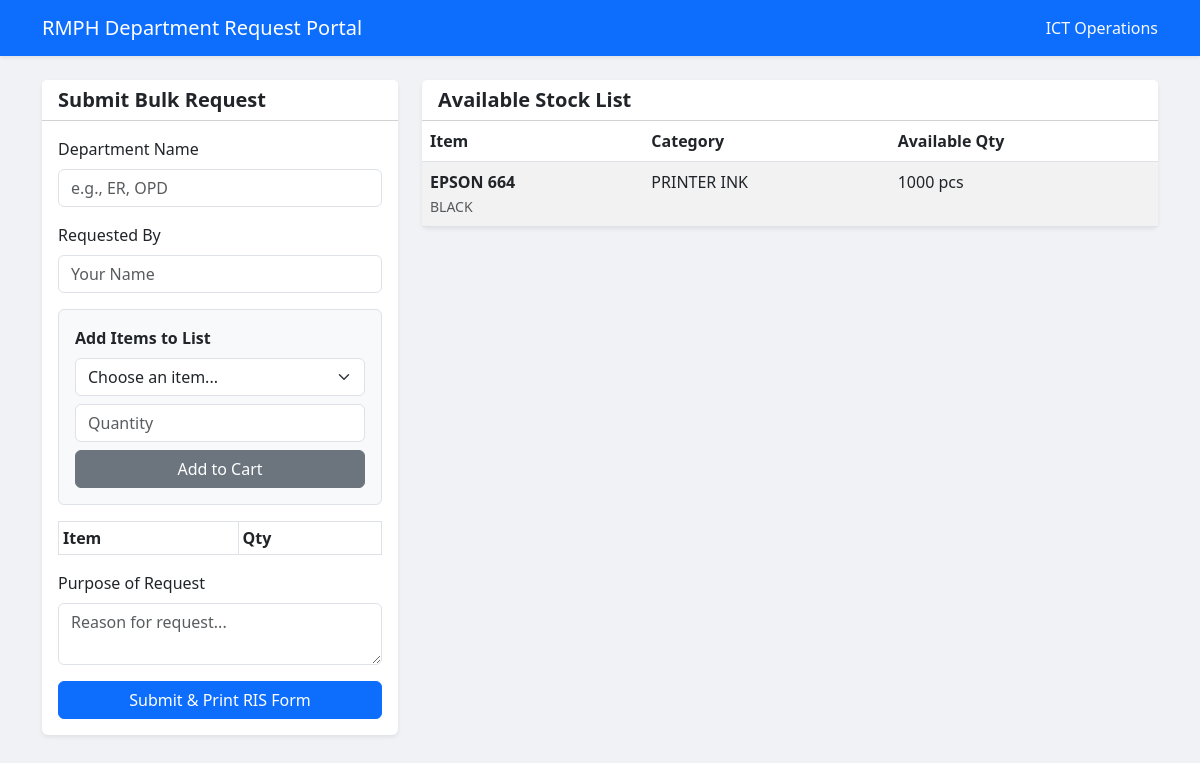
/portal, run on an earlier commit of the app's database.
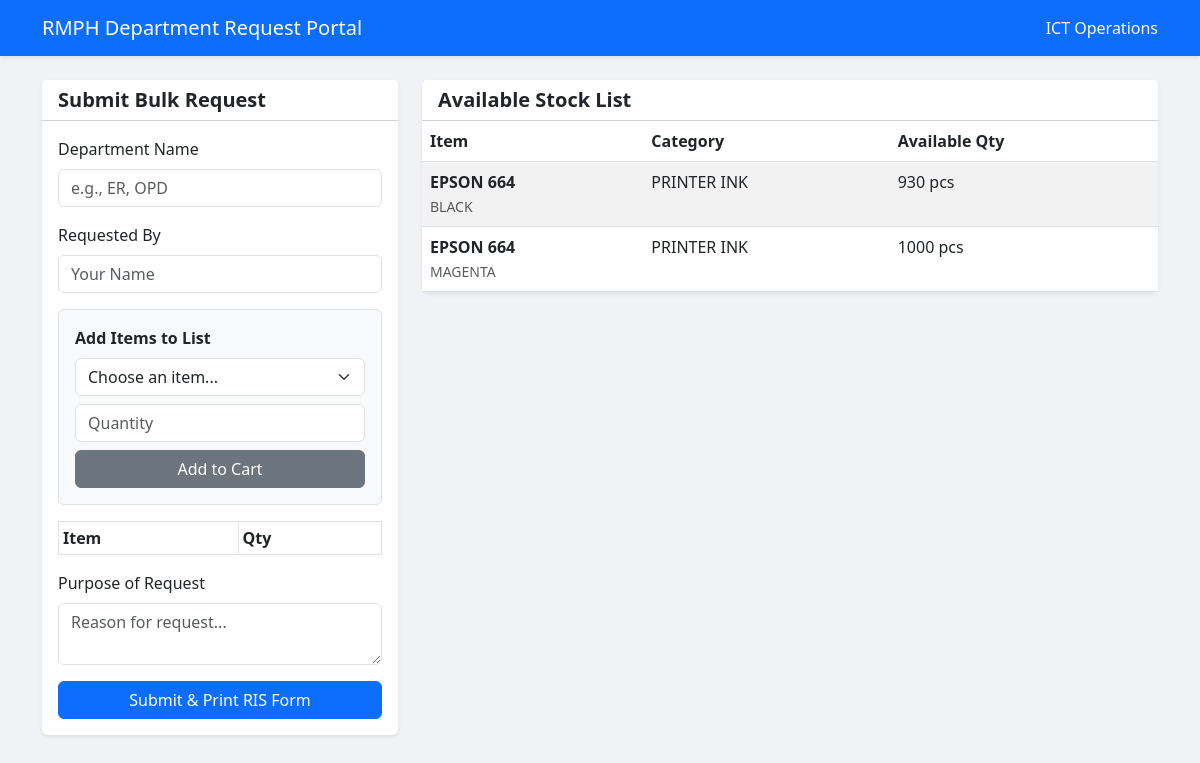
And on a later commit of the database.
### app.py (models this page shows)
class Supply(db.Model):
    __tablename__ = 'supplies'
    id = db.Column(db.Integer, primary_key=True)
    name = db.Column(db.String(150), nullable=False)
    category = db.Column(db.String(100), nullable=True)
    description = db.Column(db.String(255), nullable=True)
    quantity = db.Column(db.Integer, nullable=False, default=0)
    unit = db.Column(db.String(50), nullable=False)
    reorder_level = db.Column(db.Integer, nullable=False, default=10)
    created_at = db.Column(db.DateTime, default=datetime.utcnow)
    updated_at = db.Column(db.DateTime, default=datetime.utcnow, onupdate=datetime.utcnow)

### app.py (the view)
@app.route('/portal')
def department_portal():
    available_supplies = Supply.query.filter(Supply.quantity > 0).all()
    return render_template('portal.html', supplies=available_supplies)

### templates/portal.html (shortened to what this page needs)
<!DOCTYPE html>
<html lang="en">
<head>
    <link href="https://cdn.jsdelivr.net/npm/bootstrap@5.3.0/dist/css/bootstrap.min.css" rel="stylesheet">
</head>
<body>
    <nav class="navbar navbar-expand-lg navbar-dark bg-primary mb-4 shadow-sm">
        <div class="container">
            <a class="navbar-brand" href="/portal">RMPH Department Request Portal</a>
            <span class="navbar-text text-light">ICT Operations</span>
        </div>
    </nav>
    <div class="container">
        <div class="row">
            <div class="col-md-4 mb-4">
                <div class="card shadow-sm border-0">
                    <div class="card-header bg-white"><h5 class="mb-0 fw-bold">Submit Bulk Request</h5></div>
                    <div class="card-body">
                        <form action="/submit-request" method="POST" id="requestForm" onsubmit="return validateCart()">
                            <div class="mb-3">
                                <label class="form-label">Department Name</label>
                                <input type="text" class="form-control" name="department_name" placeholder="e.g., ER, OPD" required>
                            </div>
                            <div class="mb-3">
                                <label class="form-label">Requested By</label>
                                <input type="text" class="form-control" name="requested_by" placeholder="Your Name" required>
                            </div>
                            <div class="border p-3 bg-light mb-3 rounded">
                                <label class="form-label fw-bold">Add Items to List</label>
                                <select id="supplySelect" class="form-select mb-2">
                                    <option value="" disabled selected>Choose an item...</option>
                                </select>
                                <input type="number" id="qtyInput" class="form-control" placeholder="Quantity">
                                <button type="button" class="btn btn-secondary mt-2 w-100" onclick="addItem()">Add to Cart</button>
                            </div>
                            <table class="table table-sm table-bordered mb-3" id="cartTable">
                                <thead><tr><th>Item</th><th>Qty</th></tr></thead>
                            </table>
                            <div class="mb-3">
                                <label class="form-label">Purpose of Request</label>
                                <textarea class="form-control" name="purpose" rows="2" required placeholder="Reason for request..."></textarea>
                            </div>
                            <button type="submit" class="btn btn-primary w-100">Submit & Print RIS Form</button>
                        </form>
                    </div>
                </div>
            </div>
            <div class="col-md-8">
                <div class="card shadow-sm border-0">
                    <div class="card-header bg-white"><h5 class="mb-0 fw-bold">Available Stock List</h5></div>
                    <div class="card-body p-0">
                        <table class="table table-striped mb-0">
                            <thead><tr><th>Item</th><th>Category</th><th>Available Qty</th></tr></thead>
                            <tbody>
                                {% for item in supplies %}
                                <tr>
                                    <td>
                                        <strong>{{ item.name }}</strong><br>
                                        <small class="text-muted">{{ item.description }}</small>
                                    </td>
                                    <td>{{ item.category }}</td>
                                    <td>{{ item.quantity }} {{ item.unit }}</td>
                                </tr>
                                {% else %}
                                <tr><td colspan="3" class="text-center py-3">No supplies currently available.</td></tr>
                                {% endfor %}
                            </tbody>
                        </table>
                    </div>
                </div>
            </div>
        </div>
    </div>
</body>
</html>

### templates/portal.html (style rules this page uses)
body { background-color: #f0f2f5; }

What changed in the data, as far as the page shows it:
changed Supply "BLACK": quantity "1000" → "930"
added Supply: name "EPSON 664", description "MAGENTA", category "PRINTER INK", quantity "1000", unit "pcs"
